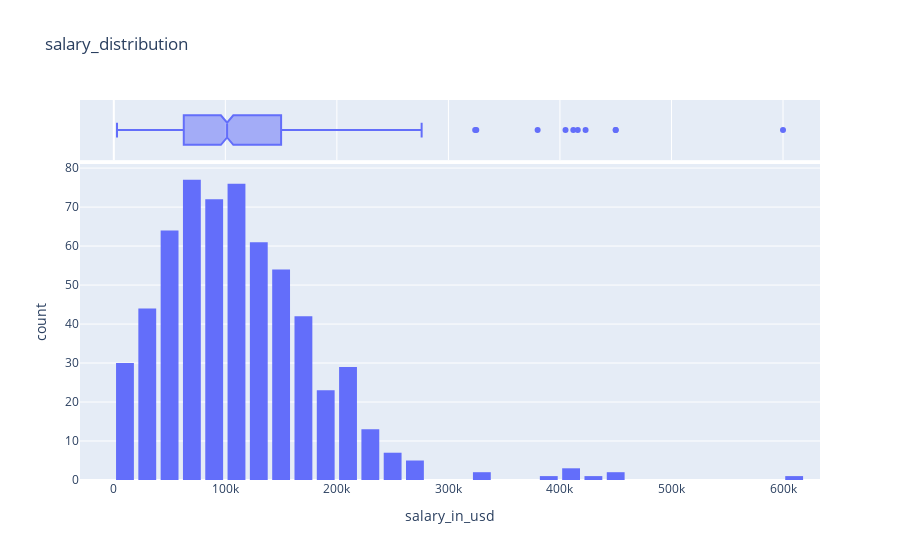

This figure's notebook cell:
### Code cell
fig = px.histogram(ds_salaries_df, 
                   x='salary_in_usd', 
                   marginal='box', 
                   nbins=35, 
                   title='salary_distribution')
fig.update_layout(bargap=0.2)
fig.show()

### Figure 1 — Plotly figure (JSON) as saved in the notebook; plotly's stock layout.template omitted (floating-point values rounded to 4 significant figures; data arrays with more than 128 entries replaced by an {"elided": "..."} marker saying what was removed)
{"data": [{"alignmentgroup": "True", "bingroup": "x", "hovertemplate": "salary_in_usd=%{x}<br>count=%{y}<extra></extra>", "legendgroup": "", "marker": {"color": "#636efa", "pattern": {"shape": ""}}, "name": "", "nbinsx": 35, "offsetgroup": "", "orientation": "v", "showlegend": false, "type": "histogram", "x": {"elided": "607 int values"}, "xaxis": "x", "yaxis": "y"}, {"alignmentgroup": "True", "hovertemplate": "salary_in_usd=%{x}<extra></extra>", "legendgroup": "", "marker": {"color": "#636efa"}, "name": "", "notched": true, "offsetgroup": "", "showlegend": false, "type": "box", "x": {"elided": "607 int values"}, "xaxis": "x2", "yaxis": "y2"}], "layout": {"bargap": 0.2, "barmode": "relative", "legend": {"tracegroupgap": 0}, "title": {"text": "salary_distribution"}, "xaxis": {"anchor": "y", "domain": [0, 1], "title": {"text": "salary_in_usd"}}, "xaxis2": {"anchor": "y2", "domain": [0, 1], "matches": "x", "showgrid": true, "showticklabels": false}, "yaxis": {"anchor": "x", "domain": [0, 0.8316], "title": {"text": "count"}}, "yaxis2": {"anchor": "x2", "domain": [0.8416, 1], "matches": "y2", "showgrid": false, "showline": false, "showticklabels": false, "ticks": ""}}}
